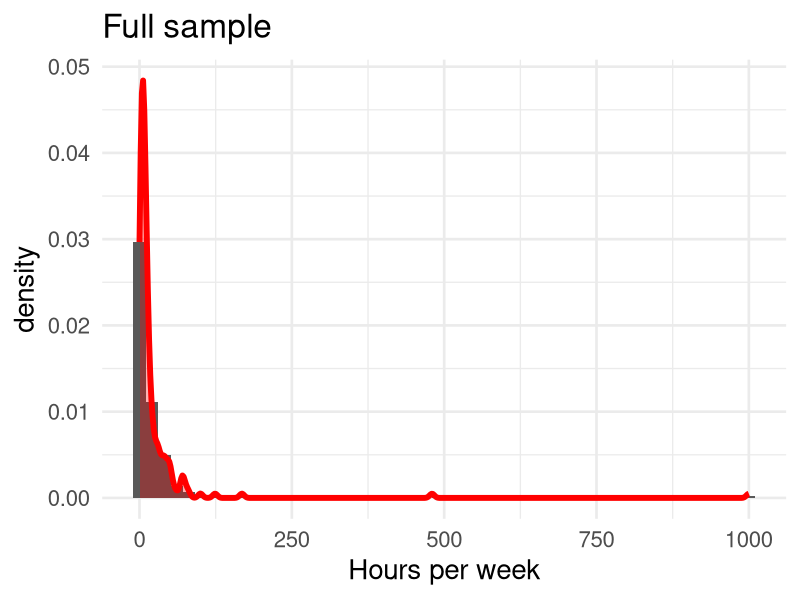
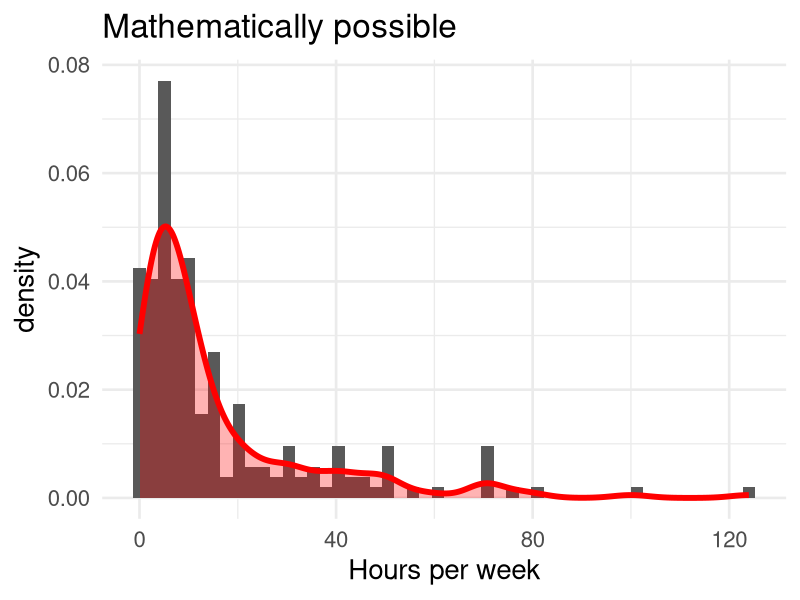
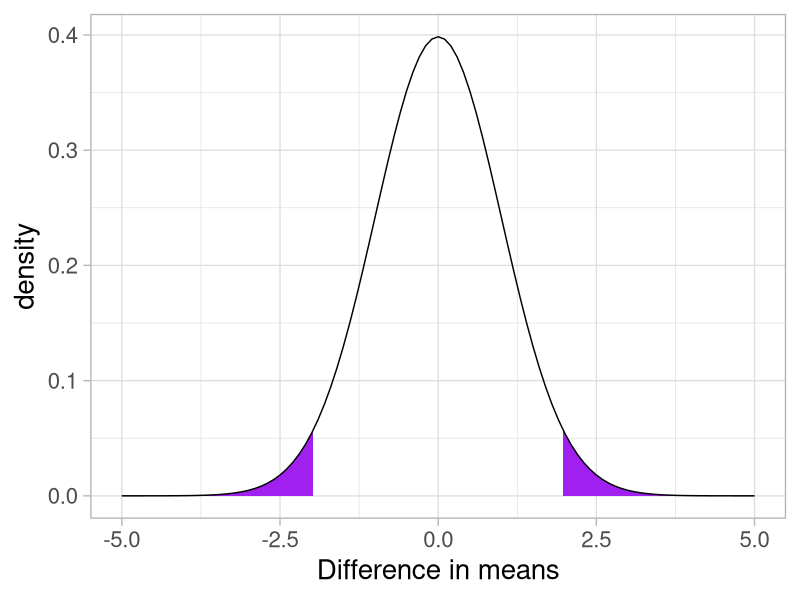
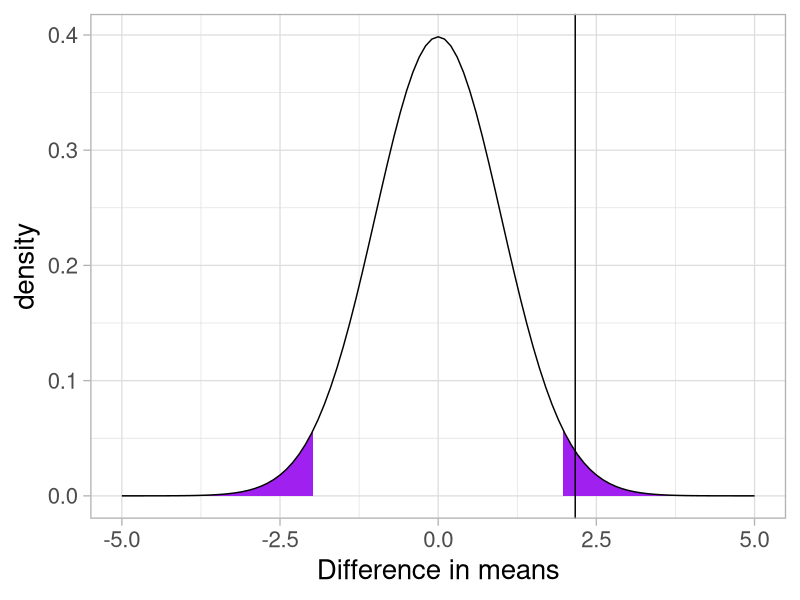
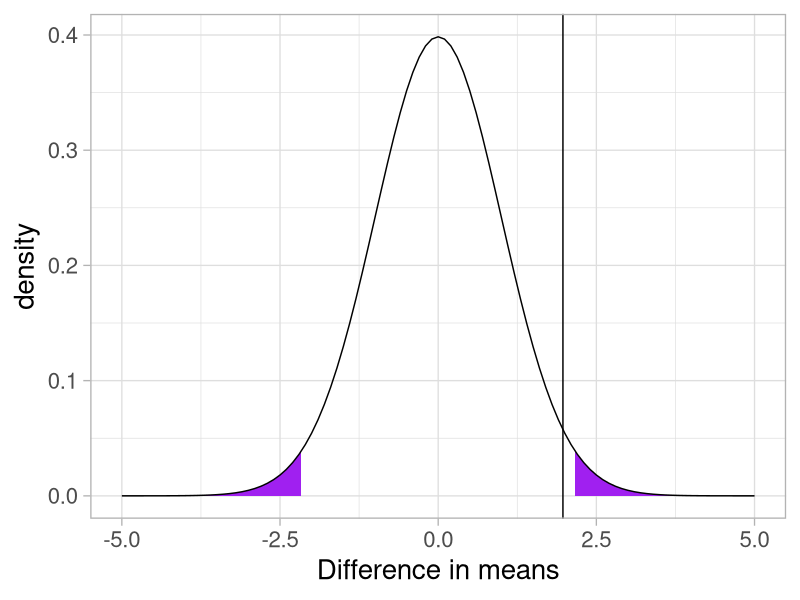
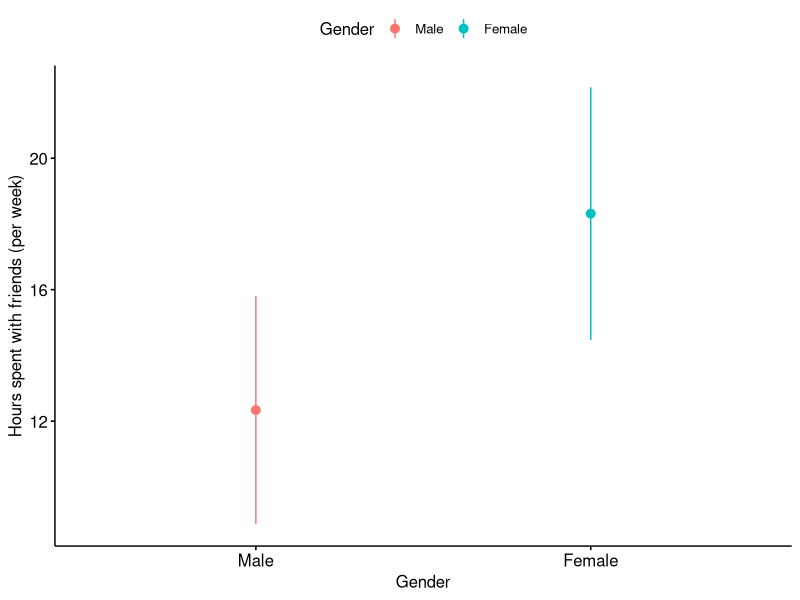
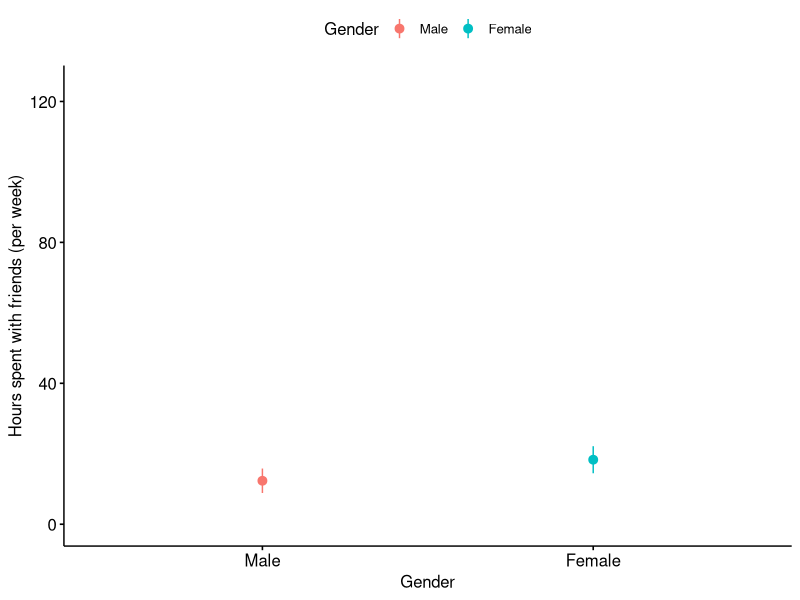

The R script that drew these images, in order:
## ---- chunk 1
knitr::opts_chunk$set(echo = TRUE)
library(tidyverse)
library(here)
library(knitr)
library(kableExtra)
library(ggpubr)
## ---- chunk 2
school = read_csv(here("data/census_at_school.csv"))
school$friends = school$Hanging_Out_With_Friends_Hours
school = filter(school, !is.na(Gender))
table(school$Gender)
psych:: describe(school$Hanging_Out_With_Friends_Hours)
## ---- chunk 3
school %>%
  ggplot(aes(x = friends)) + 
  geom_histogram(aes(y = ..density..), bins = 50) +
  geom_density(color = "red", size = 2, fill = "red", alpha = .3) + 
 labs(x = "Hours per week", title = "Full sample") + theme_minimal(base_size = 20)
## ---- chunk 4
school %>%
  filter(friends < 168) %>%
  ggplot(aes(x = friends)) + 
  geom_histogram(aes(y = ..density..), bins = 50) +
  geom_density(color = "red", size = 2, fill = "red", alpha = .3) + 
  labs(x = "Hours per week", title = "Mathematically possible") + theme_minimal(base_size = 20)
## ---- chunk 5
school_new = filter(school, friends < 168)
psych::describeBy(school_new$friends, group = school_new$Gender)
## ---- chunk 6
stats = psych::describeBy(school_new$friends, group = school_new$Gender)
## ---- chunk 7
x1 = stats$Female[1, "mean"]
s1 = stats$Female[1, "sd"]
n1 = stats$Female[1, "n"]

x2 = stats$Male[1, "mean"]
s2 = stats$Male[1, "sd"]
n2 = stats$Male[1, "n"]

rx1 = round(x1, 2)
rs1 = round(s1, 2)
rn1 = round(n1, 2)
rx2 = round(x2, 2)
rs2 = round(s2, 2)
rn2 = round(n2, 2)

s=sqrt(((n1-1)*s1^2+(n2-1)*s2^2)/(n1+n2-2))

s_d = s*sqrt((1/n1) + (1/n2))

df = n1+n2-2
## ---- chunk 8
(cv = qt(p = .975, df = 203))
  
x = c(-5:5)

data.frame(x) %>%
  ggplot(aes(x=x)) +
  stat_function(fun= function(x) dt(x, df = df), geom = "area", 
                xlim = c(cv, 5), fill = "purple") +
  stat_function(fun= function(x) dt(x, df = df), geom = "area", 
                xlim = c(-5, cv*-1), fill = "purple") +
  stat_function(fun= function(x) dt(x, df = df), geom = "line") +
  labs(x = "Difference in means", y = "density") +
  theme_light(base_size = 20)

## ---- chunk 9
(t = (x1-x2)/s_d)
## ---- chunk 10

data.frame(x) %>%
  ggplot(aes(x=x)) +
  stat_function(fun= function(x) dt(x, df = df), geom = "area", 
                xlim = c(cv, 5), fill = "purple") +
  stat_function(fun= function(x) dt(x, df = df), geom = "area", 
                xlim = c(-5, cv*-1), fill = "purple") +
  stat_function(fun= function(x) dt(x, df = df), geom = "line") +
  geom_vline(aes(xintercept = t), color = "black")+
  labs(x = "Difference in means", y = "density") +
  theme_light(base_size = 20)

## ---- chunk 11
pt(t, 
   df = df, 
   lower.tail = 
     F)*2
## ---- chunk 12

data.frame(x) %>%
  ggplot(aes(x=x)) +
  stat_function(fun= function(x) dt(x, df = df), geom = "area", 
                xlim = c(t, 5), fill = "purple") +
  stat_function(fun= function(x) dt(x, df = df), geom = "area", 
                xlim = c(-5, t*-1), fill = "purple") +
  stat_function(fun= function(x) dt(x, df = df), geom = "line") +
  geom_vline(aes(xintercept = cv), color = "black")+
  labs(x = "Difference in means", y = "density") +
  theme_light(base_size = 20)

## ---- chunk 13
t.test(friends~Gender, data = school_new, var.equal = T)
## ---- chunk 14
qt(p = .975, df = 203)
## ---- chunk 15
sd(school_new$friends[school_new$Gender == "Female"], na.rm=T)
qt(.975, df = 122-1)
## ---- chunk 16
sd(school_new$friends[school_new$Gender == "Male"], na.rm=T)
qt(.975, df = 83-1)
## ---- chunk 17
library(ggpubr)
ggerrorplot(school_new, x = "Gender", y = "friends", 
            desc_stat = "mean_ci", color = "Gender", 
            ylab = "Hours spent with friends (per week)")
## ---- chunk 18
ggerrorplot(school_new, x = "Gender", y = "friends", 
            desc_stat = "mean_ci", color = "Gender", 
            ylim=range(school_new$friends, na.rm=T),
            ylab = "Hours spent with friends (per week)")
